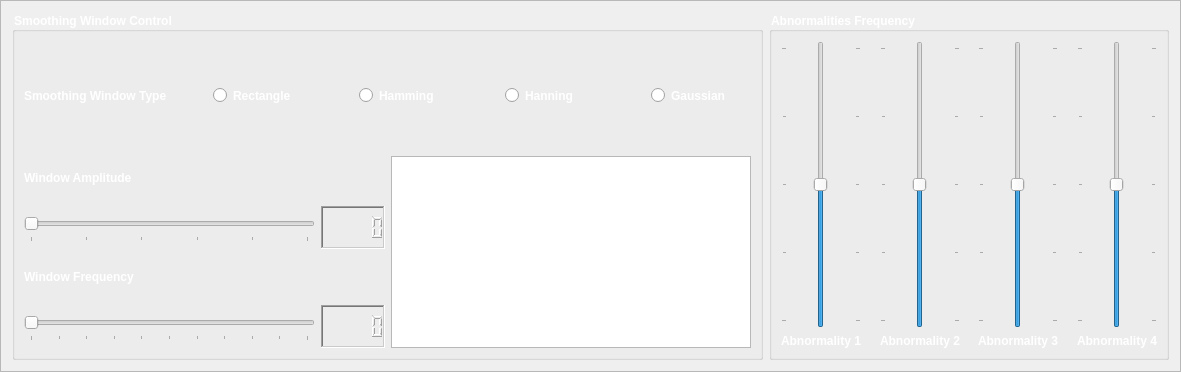
              <widget class="QFrame" name="frame_21">
               <property name="frameShape">
                <enum>QFrame::StyledPanel</enum>
               </property>
               <property name="frameShadow">
                <enum>QFrame::Raised</enum>
               </property>
               <layout class="QGridLayout" name="gridLayout_70">
                <item row="0" column="0">
                 <layout class="QGridLayout" name="gridLayout_71">
                  <item row="0" column="0">
                   <widget class="QGroupBox" name="groupBox_11">
                    <property name="font">
                     <font>
                      <pointsize>9</pointsize>
                      <weight>75</weight>
                      <bold>true</bold>
                     </font>
                    </property>
                    <property name="styleSheet">
                     <string notr="true">color: rgb(255, 255, 255);</string>
                    </property>
                    <property name="title">
                     <string>Smoothing Window Control</string>
                    </property>
                    <layout class="QGridLayout" name="gridLayout_72">
                     <item row="3" column="0">
                      <layout class="QVBoxLayout" name="verticalLayout_29">
                       <item>
                        <widget class="QLabel" name="label_50">
                         <property name="font">
                          <font>
                           <weight>75</weight>
                           <bold>true</bold>
                          </font>
                         </property>
                         <property name="text">
                          <string>Window Amplitude</string>
                         </property>
                        </widget>
                       </item>
                       <item>
                        <layout class="QHBoxLayout" name="horizontalLayout_16">
                         <item>
                          <widget class="QSlider" name="ECG_Abnormalities_Window_Amplitude_Slider">
                           <property name="sizePolicy">
                            <sizepolicy hsizetype="Expanding" vsizetype="Fixed">
                             <horstretch>120</horstretch>
                             <verstretch>0</verstretch>
                            </sizepolicy>
                           </property>
                           <property name="minimumSize">
                            <size>
                             <width>0</width>
                             <height>29</height>
                            </size>
                           </property>
                           <property name="minimum">
                            <number>0</number>
                           </property>
                           <property name="maximum">
                            <number>5</number>
                           </property>
                           <property name="singleStep">
                            <number>0</number>
                           </property>
                           <property name="pageStep">
                            <number>0</number>
                           </property>
                           <property name="value">
                            <number>0</number>
                           </property>
                           <property name="sliderPosition">
                            <number>0</number>
                           </property>
                           <property name="tracking">
                            <bool>true</bool>
                           </property>
                           <property name="orientation">
                            <enum>Qt::Horizontal</enum>
                           </property>
                           <property name="invertedAppearance">
                            <bool>false</bool>
                           </property>
                           <property name="invertedControls">
                            <bool>false</bool>
                           </property>
                           <property name="tickPosition">
                            <enum>QSlider::TicksBelow</enum>
                           </property>
                           <property name="tickInterval">
                            <number>1</number>
                           </property>
                          </widget>
                         </item>
                         <item>
                          <widget class="QLCDNumber" name="ECG_Abnormalities_Window_Amplitude_LCD">
                           <property name="enabled">
                            <bool>true</bool>
                           </property>
                           <property name="minimumSize">
                            <size>
                             <width>0</width>
                             <height>29</height>
                            </size>
                           </property>
                           <property name="font">
                            <font>
                             <weight>75</weight>
                             <bold>true</bold>
                            </font>
                           </property>
                           <property name="frameShape">
                            <enum>QFrame::WinPanel</enum>
                           </property>
                           <property name="frameShadow">
                            <enum>QFrame::Sunken</enum>
                           </property>
                           <property name="lineWidth">
                            <number>1</number>
                           </property>
                           <property name="segmentStyle">
                            <enum>QLCDNumber::Outline</enum>
                           </property>
                           <property name="intValue" stdset="0">
                            <number>0</number>
                           </property>
                          </widget>
                         </item>
                        </layout>
                       </item>
                      </layout>
                     </item>
                     <item row="4" column="0">
                      <layout class="QVBoxLayout" name="verticalLayout_30">
                       <item>
                        <widget class="QLabel" name="label_51">
                         <property name="font">
                          <font>
                           <weight>75</weight>
                           <bold>true</bold>
                          </font>
                         </property>
                         <property name="text">
                          <string>Window Frequency</string>
                         </property>
                        </widget>
                       </item>
                       <item>
                        <layout class="QHBoxLayout" name="horizontalLayout_17">
                         <item>
                          <widget class="QSlider" name="ECG_Abnormalities_Window_Frequency_Slider">
                           <property name="sizePolicy">
                            <sizepolicy hsizetype="Expanding" vsizetype="Fixed">
                             <horstretch>120</horstretch>
                             <verstretch>0</verstretch>
                            </sizepolicy>
                           </property>
                           <property name="minimumSize">
                            <size>
                             <width>0</width>
                             <height>29</height>
                            </size>
                           </property>
                           <property name="minimum">
                            <number>0</number>
                           </property>
                           <property name="maximum">
                            <number>10</number>
                           </property>
                           <property name="singleStep">
                            <number>0</number>
                           </property>
                           <property name="pageStep">
                            <number>0</number>
                           </property>
                           <property name="value">
                            <number>0</number>
                           </property>
                           <property name="sliderPosition">
                            <number>0</number>
                           </property>
                           <property name="tracking">
                            <bool>true</bool>
                           </property>
                           <property name="orientation">
                            <enum>Qt::Horizontal</enum>
                           </property>
                           <property name="invertedAppearance">
                            <bool>false</bool>
                           </property>
                           <property name="invertedControls">
                            <bool>false</bool>
                           </property>
                           <property name="tickPosition">
                            <enum>QSlider::TicksBelow</enum>
                           </property>
                           <property name="tickInterval">
                            <number>1</number>
                           </property>
                          </widget>
                         </item>
                         <item>
                          <widget class="QLCDNumber" name="ECG_Abnormalities_Window_Frequency_LCD">
                           <property name="enabled">
                            <bool>true</bool>
                           </property>
                           <property name="minimumSize">
                            <size>
                             <width>0</width>
                             <height>29</height>
                            </size>
                           </property>
                           <property name="font">
                            <font>
                             <weight>75</weight>
                             <bold>true</bold>
                            </font>
                           </property>
                           <property name="frameShape">
                            <enum>QFrame::WinPanel</enum>
                           </property>
                           <property name="frameShadow">
                            <enum>QFrame::Sunken</enum>
                           </property>
                           <property name="lineWidth">
                            <number>1</number>
                           </property>
                           <property name="segmentStyle">
                            <enum>QLCDNumber::Outline</enum>
                           </property>
                           <property name="intValue" stdset="0">
                            <number>0</number>
                           </property>
                          </widget>
                         </item>
                        </layout>
                       </item>
                      </layout>
                     </item>
                     <item row="3" column="1" rowspan="2">
                      <widget class="PlotWidget" name="ECG_Abnormalities_Smoothing_Window_Graph"/>
                     </item>
                     <item row="1" column="0" colspan="2">
                      <layout class="QGridLayout" name="gridLayout_73">
                       <item row="0" column="1">
                        <spacer name="horizontalSpacer_57">
                         <property name="orientation">
                          <enum>Qt::Horizontal</enum>
                         </property>
                         <property name="sizeHint" stdset="0">
                          <size>
                           <width>40</width>
                           <height>20</height>
                          </size>
                         </property>
                        </spacer>
                       </item>
                       <item row="0" column="7">
                        <spacer name="horizontalSpacer_60">
                         <property name="orientation">
                          <enum>Qt::Horizontal</enum>
                         </property>
                         <property name="sizeHint" stdset="0">
                          <size>
                           <width>40</width>
                           <height>20</height>
                          </size>
                         </property>
                        </spacer>
                       </item>
                       <item row="0" column="8">
                        <widget class="QRadioButton" name="ECG_Abnormalities_Gaussian_Radio_Button">
                         <property name="minimumSize">
                          <size>
                           <width>100</width>
                           <height>29</height>
                          </size>
                         </property>
                         <property name="font">
                          <font>
                           <weight>75</weight>
                           <bold>true</bold>
                          </font>
                         </property>
                         <property name="text">
                          <string>Gaussian</string>
                         </property>
                        </widget>
                       </item>
                       <item row="0" column="5">
                        <spacer name="horizontalSpacer_59">
                         <property name="orientation">
                          <enum>Qt::Horizontal</enum>
                         </property>
                         <property name="sizeHint" stdset="0">
                          <size>
                           <width>40</width>
                           <height>20</height>
                          </size>
                         </property>
                        </spacer>
                       </item>
                       <item row="0" column="3">
                        <spacer name="horizontalSpacer_58">
                         <property name="orientation">
                          <enum>Qt::Horizontal</enum>
                         </property>
                         <property name="sizeHint" stdset="0">
                          <size>
                           <width>40</width>
                           <height>20</height>
                          </size>
                         </property>
                        </spacer>
                       </item>
                       <item row="0" column="4">
                        <widget class="QRadioButton" name="ECG_Abnormalities_Hamming_Radio_Button">
                         <property name="minimumSize">
                          <size>
                           <width>100</width>
                           <height>29</height>
                          </size>
                         </property>
                         <property name="font">
                          <font>
                           <weight>75</weight>
                           <bold>true</bold>
                          </font>
                         </property>
                         <property name="text">
                          <string>Hamming</string>
                         </property>
                        </widget>
                       </item>
                       <item row="0" column="0">
                        <widget class="QLabel" name="label_49">
                         <property name="font">
                          <font>
                           <weight>75</weight>
                           <bold>true</bold>
                          </font>
                         </property>
                         <property name="text">
                          <string>Smoothing Window Type</string>
                         </property>
                        </widget>
                       </item>
                       <item row="0" column="6">
                        <widget class="QRadioButton" name="ECG_Abnormalities_Hanning_Radio_Button">
                         <property name="minimumSize">
                          <size>
                           <width>100</width>
                           <height>29</height>
                          </size>
                         </property>
                         <property name="font">
                          <font>
                           <weight>75</weight>
                           <bold>true</bold>
                          </font>
                         </property>
                         <property name="text">
                          <string>Hanning</string>
                         </property>
                        </widget>
                       </item>
                       <item row="0" column="2">
                        <widget class="QRadioButton" name="ECG_Abnormalities_Rectangle_Radio_Button">
                         <property name="minimumSize">
                          <size>
                           <width>100</width>
                           <height>29</height>
                          </size>
                         </property>
                         <property name="font">
                          <font>
                           <weight>75</weight>
                           <bold>true</bold>
                          </font>
                         </property>
                         <property name="text">
                          <string>Rectangle</string>
                         </property>
                        </widget>
                       </item>
                      </layout>
                     </item>
                     <item row="0" column="0" colspan="2">
                      <spacer name="verticalSpacer_7">
                       <property name="orientation">
                        <enum>Qt::Vertical</enum>
                       </property>
                       <property name="sizeHint" stdset="0">
                        <size>
                         <width>20</width>
                         <height>40</height>
                        </size>
                       </property>
                      </spacer>
                     </item>
                     <item row="2" column="0" colspan="2">
                      <spacer name="verticalSpacer_8">
                       <property name="orientation">
                        <enum>Qt::Vertical</enum>
                       </property>
                       <property name="sizeHint" stdset="0">
                        <size>
                         <width>20</width>
                         <height>40</height>
                        </size>
                       </property>
                      </spacer>
                     </item>
                    </layout>
                   </widget>
                  </item>
                  <item row="0" column="1">
                   <widget class="QGroupBox" name="groupBox_12">
                    <property name="sizePolicy">
                     <sizepolicy hsizetype="Expanding" vsizetype="Preferred">
                      <horstretch>0</horstretch>
                      <verstretch>0</verstretch>
                     </sizepolicy>
                    </property>
                    <property name="maximumSize">
                     <size>
                      <width>400</width>
                      <height>16777215</height>
                     </size>
                    </property>
                    <property name="font">
                     <font>
                      <pointsize>9</pointsize>
                      <weight>75</weight>
                      <bold>true</bold>
                     </font>
                    </property>
                    <property name="styleSheet">
                     <string notr="true">color: rgb(255, 255, 255);</string>
                    </property>
                    <property name="title">
                     <string>Abnormalities Frequency</string>
                    </property>
                    <layout class="QGridLayout" name="gridLayout_74">
                     <item row="0" column="0">
                      <layout class="QHBoxLayout" name="horizontalLayout_18">
                       <item>
                        <layout class="QVBoxLayout" name="verticalLayout_31">
                         <item>
                          <widget class="QSlider" name="ECG_Abnormalities_Abnormality_1_Frequency_Slider">
                           <property name="sizePolicy">
                            <sizepolicy hsizetype="Maximum" vsizetype="Expanding">
                             <horstretch>0</horstretch>
                             <verstretch>0</verstretch>
                            </sizepolicy>
                           </property>
                           <property name="minimumSize">
                            <size>
                             <width>80</width>
                             <height>0</height>
                            </size>
                           </property>
                           <property name="maximumSize">
                            <size>
                             <width>35</width>
                             <height>16777215</height>
                            </size>
                           </property>
                           <property name="minimum">
                            <number>-2</number>
                           </property>
                           <property name="maximum">
                            <number>2</number>
                           </property>
                           <property name="orientation">
                            <enum>Qt::Vertical</enum>
                           </property>
                           <property name="tickPosition">
                            <enum>QSlider::TicksBothSides</enum>
                           </property>
                          </widget>
                         </item>
                         <item>
                          <widget class="QLabel" name="ECG_Abnormalities_Abnormality_1_Label">
                           <property name="minimumSize">
                            <size>
                             <width>80</width>
                             <height>0</height>
                            </size>
                           </property>
                           <property name="maximumSize">
                            <size>
                             <width>35</width>
                             <height>16777215</height>
                            </size>
                           </property>
                           <property name="font">
                            <font>
                             <weight>75</weight>
                             <bold>true</bold>
                            </font>
                           </property>
                           <property name="text">
                            <string>Abnormality 1</string>
                           </property>
                          </widget>
                         </item>
                        </layout>
                       </item>
                       <item>
                        <spacer name="horizontalSpacer_62">
                         <property name="orientation">
                          <enum>Qt::Horizontal</enum>
                         </property>
                         <property name="sizeHint" stdset="0">
                          <size>
                           <width>40</width>
                           <height>20</height>
                          </size>
                         </property>
                        </spacer>
                       </item>
                       <item>
                        <layout class="QVBoxLayout" name="verticalLayout_32">
                         <item>
                          <widget class="QSlider" name="ECG_Abnormalities_Abnormality_2_Frequency_Slider">
                           <property name="sizePolicy">
                            <sizepolicy hsizetype="Maximum" vsizetype="Expanding">
                             <horstretch>0</horstretch>
                             <verstretch>0</verstretch>
                            </sizepolicy>
                           </property>
                           <property name="minimumSize">
                            <size>
                             <width>80</width>
                             <height>0</height>
                            </size>
                           </property>
                           <property name="minimum">
                            <number>-2</number>
                           </property>
                           <property name="maximum">
                            <number>2</number>
                           </property>
                           <property name="orientation">
                            <enum>Qt::Vertical</enum>
                           </property>
                           <property name="tickPosition">
                            <enum>QSlider::TicksBothSides</enum>
                           </property>
                          </widget>
                         </item>
                         <item>
                          <widget class="QLabel" name="ECG_Abnormalities_Abnormality_2_Label">
                           <property name="minimumSize">
                            <size>
                             <width>80</width>
                             <height>0</height>
                            </size>
                           </property>
                           <property name="maximumSize">
                            <size>
                             <width>35</width>
                             <height>16777215</height>
                            </size>
                           </property>
                           <property name="font">
                            <font>
                             <weight>75</weight>
                             <bold>true</bold>
                            </font>
                           </property>
                           <property name="text">
                            <string>Abnormality 2</string>
                           </property>
                          </widget>
                         </item>
                        </layout>
                       </item>
                       <item>
                        <spacer name="horizontalSpacer_63">
                         <property name="orientation">
                          <enum>Qt::Horizontal</enum>
                         </property>
                         <property name="sizeHint" stdset="0">
                          <size>
                           <width>40</width>
                           <height>20</height>
                          </size>
                         </property>
                        </spacer>
                       </item>
                       <item>
                        <layout class="QVBoxLayout" name="verticalLayout_33">
                         <item>
                          <widget class="QSlider" name="ECG_Abnormalities_Abnormality_3_Frequency_Slider">
                           <property name="sizePolicy">
                            <sizepolicy hsizetype="Maximum" vsizetype="Expanding">
                             <horstretch>0</horstretch>
                             <verstretch>0</verstretch>
                            </sizepolicy>
                           </property>
                           <property name="minimumSize">
                            <size>
                             <width>80</width>
                             <height>0</height>
                            </size>
                           </property>
                           <property name="minimum">
                            <number>-2</number>
                           </property>
                           <property name="maximum">
                            <number>2</number>
                           </property>
                           <property name="orientation">
                            <enum>Qt::Vertical</enum>
                           </property>
                           <property name="tickPosition">
                            <enum>QSlider::TicksBothSides</enum>
                           </property>
                          </widget>
                         </item>
                         <item>
                          <widget class="QLabel" name="ECG_Abnormalities_Abnormality_3_Label">
                           <property name="minimumSize">
                            <size>
                             <width>80</width>
                             <height>0</height>
                            </size>
                           </property>
                           <property name="maximumSize">
                            <size>
                             <width>35</width>
                             <height>16777215</height>
                            </size>
                           </property>
                           <property name="font">
                            <font>
                             <weight>75</weight>
                             <bold>true</bold>
                            </font>
                           </property>
                           <property name="text">
                            <string>Abnormality 3</string>
                           </property>
                          </widget>
                         </item>
                        </layout>
                       </item>
                       <item>
                        <spacer name="horizontalSpacer_64">
                         <property name="orientation">
                          <enum>Qt::Horizontal</enum>
                         </property>
                         <property name="sizeHint" stdset="0">
                          <size>
                           <width>40</width>
                           <height>20</height>
                          </size>
                         </property>
                        </spacer>
                       </item>
                       <item>
                        <layout class="QVBoxLayout" name="verticalLayout_34">
                         <item>
                          <widget class="QSlider" name="ECG_Abnormalities_Abnormality_4_Frequency_Slider">
                           <property name="sizePolicy">
                            <sizepolicy hsizetype="Maximum" vsizetype="Expanding">
                             <horstretch>0</horstretch>
                             <verstretch>0</verstretch>
                            </sizepolicy>
                           </property>
                           <property name="minimumSize">
                            <size>
                             <width>80</width>
                             <height>0</height>
                            </size>
                           </property>
                           <property name="maximumSize">
                            <size>
                             <width>35</width>
                             <height>16777215</height>
                            </size>
                           </property>
                           <property name="minimum">
                            <number>-2</number>
                           </property>
                           <property name="maximum">
                            <number>2</number>
                           </property>
                           <property name="orientation">
                            <enum>Qt::Vertical</enum>
                           </property>
                           <property name="tickPosition">
                            <enum>QSlider::TicksBothSides</enum>
                           </property>
                          </widget>
                         </item>
                         <item>
                          <widget class="QLabel" name="ECG_Abnormalities_Abnormality_4_Label">
                           <property name="minimumSize">
                            <size>
                             <width>80</width>
                             <height>0</height>
                            </size>
                           </property>
                           <property name="maximumSize">
                            <size>
                             <width>35</width>
                             <height>16777215</height>
                            </size>
                           </property>
                           <property name="font">
                            <font>
                             <weight>75</weight>
                             <bold>true</bold>
                            </font>
                           </property>
                           <property name="text">
                            <string>Abnormality 4</string>
                           </property>
                          </widget>
                         </item>
                        </layout>
                       </item>
                      </layout>
                     </item>
                    </layout>
                   </widget>
                  </item>
                 </layout>
                </item>
               </layout>
              </widget>
